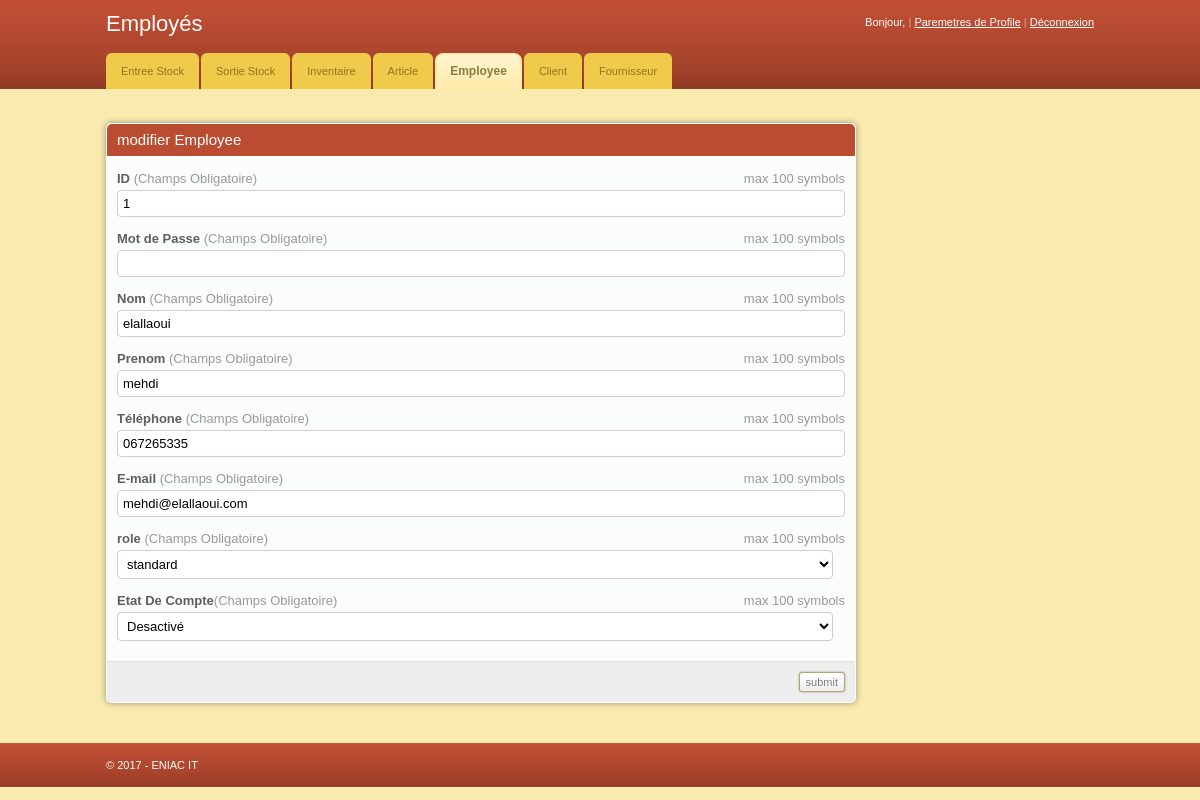
Screenshot of /Employ00/modif/modif_empl.php?id=1 (signed in) with the database file from the repository.
### tables this page shows
CREATE TABLE `employe` (
  `id` int(11) NOT NULL,
  `mdp` varchar(255) NOT NULL,
  `nom` varchar(20) NOT NULL,
  `prenom` varchar(20) NOT NULL,
  `tel` varchar(20) DEFAULT NULL,
  `email` varchar(20) DEFAULT NULL,
  `active` tinyint(1) NOT NULL DEFAULT '0',
  `role` varchar(25) NOT NULL DEFAULT 'std'
);

### Employ00/modif/modif_empl.php (the view, shortened to what this page needs)
<?php $dbt = new PDO('mysql:host=localhost;dbname=gestion_stock','root',''); ?>
<!DOCTYPE html PUBLIC "-//W3C//DTD XHTML 1.0 Transitional//EN" "http://www.w3.org/TR/xhtml1/DTD/xhtml1-transitional.dtd">
<html xmlns="http://www.w3.org/1999/xhtml">
<head>
	<link rel="stylesheet" href="css/style.css" type="text/css" media="all" />
</head>
<body>
<div id="header">
	<div class="shell">
		<div id="top">
			<h1><a href="#">Employés</a></h1>
			<div id="top-navigation">
				Bonjour,  <a href="../profile.php"><strong> <?php echo $_SESSION['first_name'] ;  ?> </strong></a>
				<span>|</span>
				<a href="modif_usr.php">Paremetres de Profile</a>
				<span>|</span>
				<a href="../logout.php">Déconnexion</a>
			</div>
		</div>
		<div id="navigation">
			<ul>
			    <li><a href="http://localhost/Employ00/entree_stock.php" ><span>Entree Stock</span></a></li>
			    <li><a href="http://localhost/Employ00/sortie_stock.php"><span>Sortie Stock</span></a></li>
			    <li><a href="http://localhost/Employ00/inven_stock.php"><span>Inventaire</span></a></li>
			    <li><a href="http://localhost/Employ00/article.php" ><span>Article</span></a></li>
			    <li><a href="http://localhost/Employ00/employee.php" class="active"><span>Employee</span></a></li>
			    <li><a href="http://localhost/Employ00/client.php"  ><span>Client</span></a></li>
			    <li><a href="http://localhost/Employ00/fournisseur.php"><span>Fournisseur</span></a></li>
			</ul>
		</div>
	</div>
</div>
<div id="container">
	<div class="shell">
		<br />
		<div id="main">
			<div id="content">
				<div class="box" id="add_new_clnt">
					<div class="box-head">
						<h2>modifier Employee</h2>
					</div>
					<form action="modif_empl.php" method="post">
						<div class="form">
								<p>
									<span class="req">max 100 symbols</span>
									<label>ID <span>(Champs Obligatoire)</span></label>
									<input type="text" name="nid" class="field size1" value= <?php if (isset($_GET['id'])) echo $_GET['id'] ; ?>  readonly>
								</p>
								<p>
									<span class="req">max 100 symbols</span>
									<label>Mot de Passe <span>(Champs Obligatoire)</span></label>
									<input type="password" name="nmdp" class="field size1" required>
								</p>
								<p>
									<span class="req">max 100 symbols</span>
									<label>Nom  <span>(Champs Obligatoire)</span></label>
									<input name="nnom" type="text" class="field size1"   value=
										<?php  if(isset($_GET['id'])) $lg = $_GET['id']; else $lg=$_POST['nid'];
										$req="select nom from employe where id='$lg' ";
										$res=$dbt->query($req);
										$donne = $res->fetch();
											echo $donne['nom'];
										 ?>   required />
								</p>
								<p>
									<span class="req">max 100 symbols</span>
									<label>Prenom <span>(Champs Obligatoire)</span></label>
									<input name="nprenom" type="text" class="field size1"   value=
										<?php  if(isset($_GET['id'])) $lg = $_GET['id']; else $lg=$_POST['nid'];
										$req="select prenom from employe where id='$lg' ";
										$res=$dbt->query($req);
										$donne = $res->fetch();
											echo $donne['prenom'];
										 ?>   required />
								</p>
								<p>
									<span class="req">max 100 symbols</span>
									<label>Téléphone <span>(Champs Obligatoire)</span></label>
									<input name="ntel" type="text" class="field size1"   value=
										<?php  if(isset($_GET['id'])) $lg = $_GET['id']; else $lg=$_POST['nid'];
										$req="select tel from employe where id='$lg' ";
										$res=$dbt->query($req);
										$donne = $res->fetch();
											echo $donne['tel'];
										 ?>   required />
								</p>
								<p>
									<span class="req">max 100 symbols</span>
									<label>E-mail  <span>(Champs Obligatoire)</span></label>
									<input name="nemail" type="email" class="field size1"   value=
										<?php  if(isset($_GET['id'])) $lg = $_GET['id']; else $lg=$_POST['nid'];
										$req="select email from employe where id='$lg' ";
										$res=$dbt->query($req);
										$donne = $res->fetch();
											echo $donne['email'];
										 ?>   required />
								</p>
								<p>
									<span class="req">max 100 symbols</span>
									<label>role  <span>(Champs Obligatoire)</span></label>
									<select name="nrole" class="field size1">
										<option value="std"> standard </option>
									</select>
												</p>
								<p>
									<span class="req">max 100 symbols</span>
									<label>Etat De Compte<span>(Champs Obligatoire)</span></label>
									<select name="nactive" class="field size1">
										<option value=0> Desactivé </option>
									</select>
								</p>
						</div>
						<div class="buttons">
							<input type="submit" class="button" value="submit" />
						</div>
					</form>
				</div>
			</div>
		</div>
	</div>
</div>
<div id="footer">
	<div class="shell">
		<span class="left">&copy; 2017 - ENIAC IT</span>
	</div>
</div>
</body>
</html>

### Employ00/modif/css/style.css (style rules this page uses)
* { padding:0; margin:0; outline:0; }
body { background:#f9ebae; font-family: Verdana, sans-serif; font-size:11px; line-height:14px; color:#5e5e5e; }
input, textarea, select { font-family: Verdana, sans-serif; font-size:13px; }
.field { border:solid 1px #d3cfc7; background:#fff; padding:5px; }
.button { background:#eee url(images/button.gif) repeat-x 0 0; border:solid 1px #b1a874; color:#7f7f7f; font-size:11px; padding:2px 6px 2px 6px; cursor:pointer; line-height:14px !important; }
a { color:#ba4c32; text-decoration: underline; cursor:pointer; }
.left, .alignleft { float:left; display:inline; }
h1 { font-size:22px; line-height:24px; color:#fff; font-weight: normal; }
h1 a { color:#fff; text-decoration: none; }
h2 { font-size:15px; font-weight: normal; }
.shell { width:988px; margin:0 auto; }
#header { height:89px; background:url(images/header.gif); white-space:nowrap; }
#header h1 { float:left; display:inline; padding-top:12px; }
#top-navigation { float:right; white-space:nowrap; color:#fff; padding-top:15px; }
#top-navigation a { color:#fff; }
#top-navigation span { color:#dca598; }
#top { height:53px; }
#navigation { height:36px; }
#navigation ul { list-style-type: none; }
#navigation ul li { float:left; display:inline; margin-right:2px; }
#navigation ul li a, #navigation ul li a span { float:left; height:36px; background:url(images/tab.gif) no-repeat 0 0; padding:0 0 0 15px; }
#navigation ul li a span { background-position:right 0; padding:0 15px 0 0; }
#navigation ul li a { line-height:36px; color:#907525; text-decoration: none; }
#navigation ul li a.active, #navigation ul li a:hover { background-position:0 bottom; }
#navigation ul li a.active span, #navigation ul li a:hover span { background-position:right bottom; }
#navigation ul li a.active { font-size:12px; font-weight: bold; color:#887e42; }
#container { padding:20px 0; }
#content { float:left; width:750px; }
.box { background:#fbfcfc; height:100%; padding:1px; margin-bottom:20px; }
.box-head { background:#ba4c32; height:32px; color:#fff; padding: 0 10px; line-height:32px; white-space:nowrap; border-bottom:solid 1px #fff; }
.form { padding:15px 10px 5px 10px; }
.form label { display:block; font-weight: bold; font-size:13px; padding-bottom:4px; }
.form label span { color:#999; font-weight: normal; }
.form .field { display:block; }
.form .req { font-size:13px; float:right; white-space:nowrap; color:#999; }
.form p { padding-bottom:15px; }
.size1 { width:716px; }
.buttons { text-align: right; padding:10px; background:#eee; border-top:solid 1px #e0e0e0; }
.buttons .button { margin-left:3px; }
#footer { height:44px; background:url(images/footer.gif); line-height:44px; color:#fff; }
.box { -moz-border-radius:5px; -webkit-border-radius:5px; -moz-box-shadow: 0 0 6px #978f6c; -webkit-box-shadow: 0 0 6px #978f6c; }
.box-head { -moz-border-radius-topleft:5px; -moz-border-radius-topright:5px; -webkit-border-top-left-radius:5px; -webkit-border-top-right-radius:5px; }
.field, .button { -moz-border-radius:4px; -webkit-border-radius:4px; }
.small-field, .button, .pagging a { -moz-border-radius:3px; -webkit-border-radius:3px; }
.button { -moz-box-shadow: 0 0 2px #978f6c; -webkit-box-shadow: 0 0 2px #978f6c; }

### rows the page displays
employe: nnom "elallaoui", nprenom "mehdi", ntel "067265335", nemail "mehdi@elallaoui.com"
